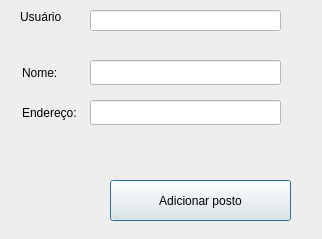
<?xml version="1.0" encoding="UTF-8"?>
<ui version="4.0">
 <class>CreatePostWindow</class>
 <widget class="QMainWindow" name="CreatePostWindow">
  <property name="geometry">
   <rect>
    <x>0</x>
    <y>0</y>
    <width>322</width>
    <height>239</height>
   </rect>
  </property>
  <property name="windowTitle">
   <string>Criar posto</string>
  </property>
  <widget class="QWidget" name="centralwidget">
   <widget class="QFrame" name="frame">
    <property name="geometry">
     <rect>
      <x>-10</x>
      <y>-10</y>
      <width>341</width>
      <height>251</height>
     </rect>
    </property>
    <property name="styleSheet">
     <string notr="true">background-color: rgb(238, 238, 236);</string>
    </property>
    <property name="frameShape">
     <enum>QFrame::StyledPanel</enum>
    </property>
    <property name="frameShadow">
     <enum>QFrame::Raised</enum>
    </property>
    <widget class="QLineEdit" name="adressTag">
     <property name="geometry">
      <rect>
       <x>30</x>
       <y>110</y>
       <width>71</width>
       <height>25</height>
      </rect>
     </property>
     <property name="text">
      <string>Endereço:</string>
     </property>
     <property name="frame">
      <bool>false</bool>
     </property>
     <property name="readOnly">
      <bool>true</bool>
     </property>
    </widget>
    <widget class="QLineEdit" name="nameTag">
     <property name="geometry">
      <rect>
       <x>30</x>
       <y>70</y>
       <width>51</width>
       <height>25</height>
      </rect>
     </property>
     <property name="text">
      <string>Nome:</string>
     </property>
     <property name="frame">
      <bool>false</bool>
     </property>
     <property name="readOnly">
      <bool>true</bool>
     </property>
    </widget>
    <widget class="QLineEdit" name="adressLineEdit">
     <property name="geometry">
      <rect>
       <x>100</x>
       <y>110</y>
       <width>191</width>
       <height>25</height>
      </rect>
     </property>
     <property name="styleSheet">
      <string notr="true">background-color: rgb(255, 255, 255);</string>
     </property>
    </widget>
    <widget class="QLineEdit" name="nameLineEdit">
     <property name="geometry">
      <rect>
       <x>100</x>
       <y>70</y>
       <width>191</width>
       <height>25</height>
      </rect>
     </property>
     <property name="styleSheet">
      <string notr="true">background-color: rgb(255, 255, 255);</string>
     </property>
    </widget>
    <widget class="QPushButton" name="addPostButton">
     <property name="geometry">
      <rect>
       <x>120</x>
       <y>190</y>
       <width>181</width>
       <height>41</height>
      </rect>
     </property>
     <property name="text">
      <string>Adicionar posto</string>
     </property>
     <property name="default">
      <bool>true</bool>
     </property>
    </widget>
    <widget class="QLabel" name="label">
     <property name="geometry">
      <rect>
       <x>30</x>
       <y>20</y>
       <width>47</width>
       <height>13</height>
      </rect>
     </property>
     <property name="text">
      <string>Usuário</string>
     </property>
    </widget>
    <widget class="QLineEdit" name="user">
     <property name="geometry">
      <rect>
       <x>100</x>
       <y>20</y>
       <width>191</width>
       <height>21</height>
      </rect>
     </property>
     <property name="styleSheet">
      <string notr="true">background-color: rgb(255, 255, 255);</string>
     </property>
     <property name="readOnly">
      <bool>true</bool>
     </property>
    </widget>
   </widget>
  </widget>
 </widget>
 <resources/>
 <connections/>
</ui>
